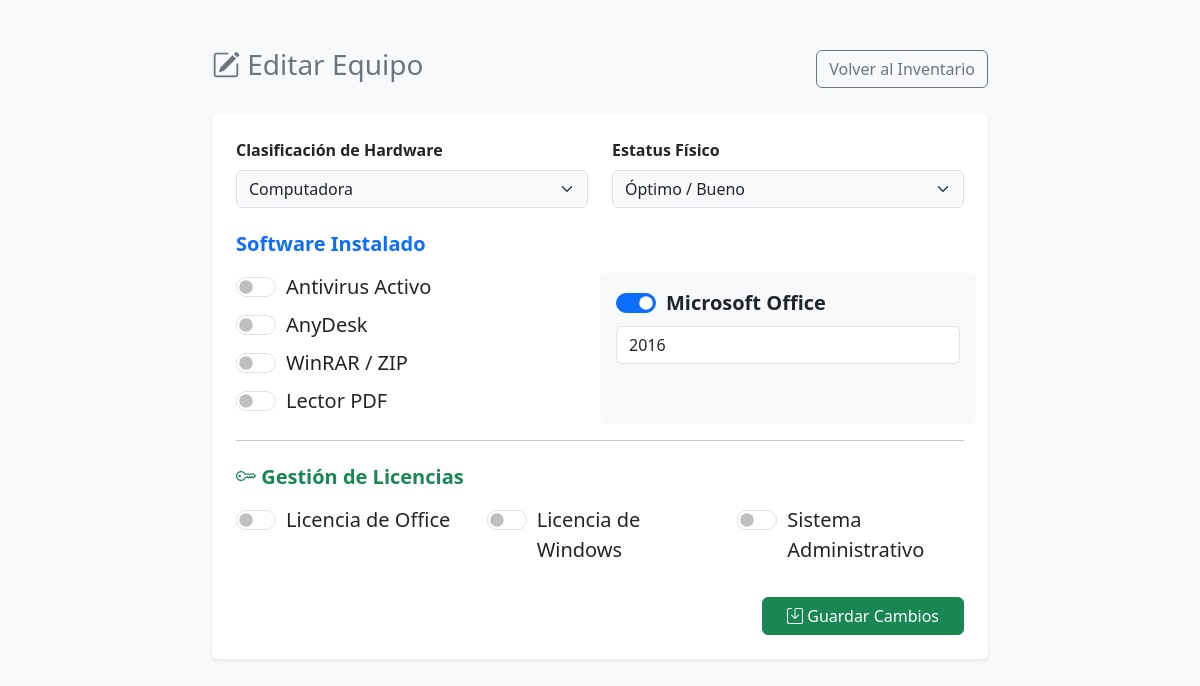
The app's page /editar/2/ (signed in) with its own data.
### equipos/models.py (models this page shows, shortened)
class Computadora(models.Model):
    usuario_empresa = models.ForeignKey(User, on_delete=models.CASCADE, null=True, blank=True)
    nombre_equipo = models.CharField("Nombre del Equipo", max_length=100)
    usuario_asignado = models.CharField("Usuario Asignado", max_length=100, default="Sin asignar")
    departamento = models.CharField("Departamento", max_length=100, default="General")
    TIPO_CHOICES = [('Computadora', 'Computadora'), ('Monitor', 'Monitor'), ('Teclado', 'Teclado'), ('Mouse', 'Mouse')]
    tipo_equipo = models.CharField("Tipo", max_length=50, choices=TIPO_CHOICES, default='Computadora')
    ESTATUS_CHOICES = [('Bueno', 'Bueno'), ('Malo', 'Malo'), ('En reparación', 'En reparación')]
    estatus = models.CharField("Estatus", max_length=50, choices=ESTATUS_CHOICES, default='Bueno')
    prog_office = models.BooleanField("Office Instalado", default=False)
    version_office = models.CharField("Versión de Office", max_length=50, blank=True, null=True)
    prog_anydesk = models.BooleanField("AnyDesk Instalado", default=False)
    prog_winrar = models.BooleanField("WinRAR Instalado", default=False)
    prog_pdf = models.BooleanField("Lector PDF Instalado", default=False)
    tiene_antivirus = models.BooleanField("¿Tiene antivirus activo? (ISO A.8.7)", default=False)
    sistema_operativo = models.CharField("Sistema Operativo", max_length=50, default="No definido")
    ultima_actualizacion = models.DateField("Fecha de última actualización", auto_now_add=True)
    en_dominio = models.BooleanField("¿Está unido al dominio? (ISO A.5.15)", default=False)
    filtro_navegacion = models.BooleanField("¿Tiene filtro de navegación web? (ISO A.8.9)", default=False)
    ultimo_mantenimiento = models.DateField("Fecha de último mantenimiento físico", auto_now_add=True)
    fecha_auditoria = models.DateTimeField(auto_now_add=True)
    licencia_office = models.BooleanField("Licencia de Office", default=False)
    licencia_windows = models.BooleanField("Licencia de Windows", default=False)
    version_windows = models.CharField("Versión de Windows", max_length=50, blank=True, null=True)
    licencia_erp = models.BooleanField("Licencia de Sistema Administrativo", default=False)
    ERP_CHOICES = [('SAP', 'SAP'), ('Galac', 'Galac'), ('Profit', 'Profit Plus')]
    tipo_erp = models.CharField("Tipo de Sistema Administrativo", max_length=50, choices=ERP_CHOICES, blank=True, null=True)

### equipos/views.py (the view, shortened to what this page needs)
# urls.py: path('editar/<int:id>/', editar_equipo, name='editar_equipo'),
@login_required(login_url='/cuentas/login/')
def editar_equipo(request, id):
    equipo = get_object_or_404(Computadora, id=id, usuario_empresa=request.user)
    return render(request, 'equipos/editar.html', {'equipo': equipo})

### equipos/templates/equipos/editar.html (shortened to what this page needs)
<!DOCTYPE html>
<html lang="es">
<head>
    <link href="https://cdn.jsdelivr.net/npm/bootstrap@5.3.2/dist/css/bootstrap.min.css" rel="stylesheet">
    <link rel="stylesheet" href="https://cdn.jsdelivr.net/npm/bootstrap-icons@1.11.1/font/bootstrap-icons.css">
</head>
<body class="bg-light p-5">
    <div class="container" style="max-width: 800px;">
        <div class="d-flex justify-content-between align-items-center mb-4">
            <h3 class="text-secondary"><i class="bi bi-pencil-square"></i> Editar Equipo</h3>
            <a href="/inventario/" class="btn btn-outline-secondary">Volver al Inventario</a>
        </div>
        <div class="card shadow-sm border-0">
            <div class="card-body p-4">
                <form method="POST">
                    <div class="row mb-4">
                        <div class="col-md-6">
                            <label class="form-label fw-bold">Clasificación de Hardware</label>
                            <select class="form-select bg-light" name="tipo_equipo">
                                <option value="Computadora" {% if equipo.tipo_equipo == 'Computadora' %}selected{% endif %}>Computadora</option>
                            </select>
                        </div>
                        <div class="col-md-6">
                            <label class="form-label fw-bold">Estatus Físico</label>
                            <select class="form-select bg-light" name="estatus">
                                <option value="Bueno" {% if equipo.estatus == 'Bueno' %}selected{% endif %}>Óptimo / Bueno</option>
                            </select>
                        </div>
                    </div>
                    <h5 class="fw-bold mt-4 mb-3 text-primary">Software Instalado</h5>
                    <div class="row mb-3">
                        <div class="col-md-6">
                            <div class="form-check form-switch fs-5 mb-2">
                                <input class="form-check-input" type="checkbox" name="tiene_antivirus" {% if equipo.tiene_antivirus %}checked{% endif %}>
                                <label class="form-check-label">Antivirus Activo</label>
                            </div>
                            <div class="form-check form-switch fs-5 mb-2">
                                <input class="form-check-input" type="checkbox" name="prog_anydesk" {% if equipo.prog_anydesk %}checked{% endif %}>
                                <label class="form-check-label">AnyDesk</label>
                            </div>
                            <div class="form-check form-switch fs-5 mb-2">
                                <input class="form-check-input" type="checkbox" name="prog_winrar" {% if equipo.prog_winrar %}checked{% endif %}>
                                <label class="form-check-label">WinRAR / ZIP</label>
                            </div>
                            <div class="form-check form-switch fs-5 mb-2">
                                <input class="form-check-input" type="checkbox" name="prog_pdf" {% if equipo.prog_pdf %}checked{% endif %}>
                                <label class="form-check-label">Lector PDF</label>
                            </div>
                        </div>
                        <div class="col-md-6 bg-light p-3 rounded">
                            <div class="form-check form-switch fs-5 mb-2">
                                <input class="form-check-input" type="checkbox" name="prog_office" {% if equipo.prog_office %}checked{% endif %}>
                                <label class="form-check-label fw-bold">Microsoft Office</label>
                            </div>
                            <input type="text" class="form-control" name="version_office" value="{{ equipo.version_office }}" placeholder="Versión">
                        </div>
                    </div>
<hr>
                    <h5 class="fw-bold mt-4 mb-3 text-success"><i class="bi bi-key"></i> Gestión de Licencias</h5>
                    <div class="row mb-4">
                        <div class="col-md-4">
                            <div class="form-check form-switch fs-5 mb-2">
                                <input class="form-check-input" type="checkbox" id="chkLicOffice" name="licencia_office" {% if equipo.licencia_office %}checked{% endif %}>
                                <label class="form-check-label" for="chkLicOffice">Licencia de Office</label>
                            </div>
                        </div>
                        <div class="col-md-4">
                            <div class="form-check form-switch fs-5 mb-2">
                                <input class="form-check-input" type="checkbox" id="chkLicWindows" name="licencia_windows" onchange="toggleWindows()" {% if equipo.licencia_windows %}checked{% endif %}>
                                <label class="form-check-label" for="chkLicWindows">Licencia de Windows</label>
                            </div>
                        </div>
                        <div class="col-md-4">
                            <div class="form-check form-switch fs-5 mb-2">
                                <input class="form-check-input" type="checkbox" id="chkLicErp" name="licencia_erp" onchange="toggleErp()" {% if equipo.licencia_erp %}checked{% endif %}>
                                <label class="form-check-label" for="chkLicErp">Sistema Administrativo</label>
                            </div>
                        </div>
                    </div>
                    <div class="mt-4 text-end">
                        <button type="submit" class="btn btn-success px-4"><i class="bi bi-save"></i> Guardar Cambios</button>
                    </div>
                </form>
            </div>
        </div>
    </div>
</body>
</html>

### records on screen
Computadora: tipo_equipo "Computadora", estatus "Óptimo / Bueno", prog_office "☑", version_office "2016"
